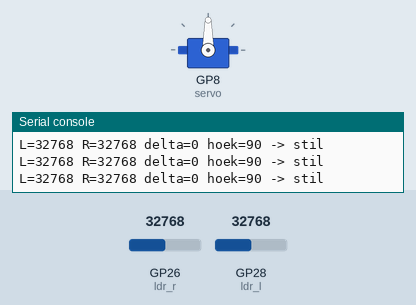
The program below on a simulated Raspberry Pi Pico running MicroPython. Parts: servo, the last lines printed to the serial console. The test bench sets the inputs (shaded band); at power-on: GP26 (ldr_r) = 32768, GP28 (ldr_l) = 32768 (analog values on the 0–65535 scale). Servo angles are drawn from the pulse width (0.5 ms = 0°, 2.5 ms = 180°).

Above: at 1.6 s.
1.7 s: GP26 (ldr_r) set to 34176
At 2.11 s:
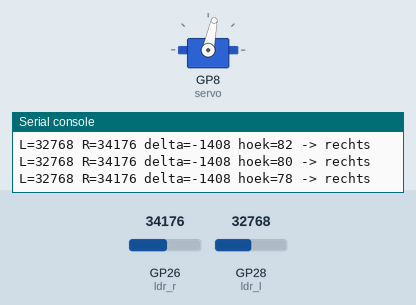
At 2.92 s:
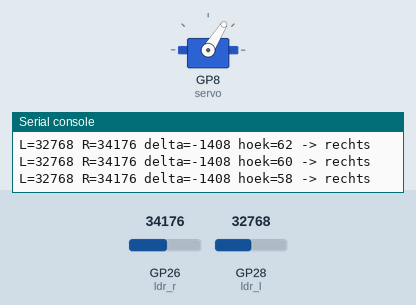
4.7 s: GP28 (ldr_l) set to 35328
At 4.7 s:
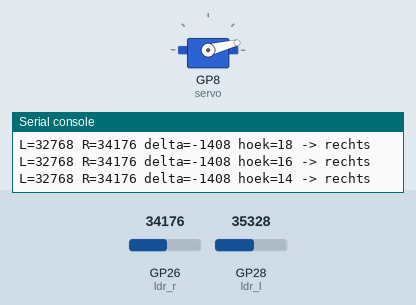
7.7 s: GP28 (ldr_l) set to 32767
10.7 s: GP28 (ldr_l) set to 45874
13.7 s: GP26 (ldr_r) set to 44992
16.7 s: GP26 (ldr_r) set to 45984
At 16.7 s:
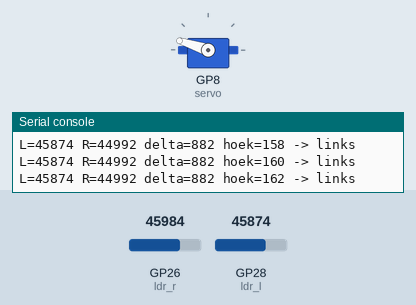
Timing chart, 0 to 19.2 s (numbered marks = the images above; inputs shaded):
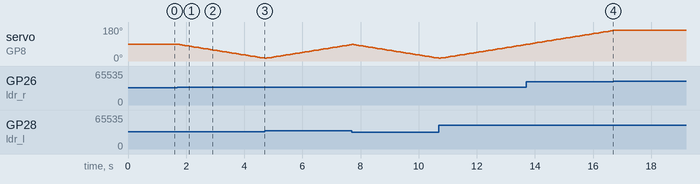

The program:

main.py
```python
"""Solar tracker — twee LDR's, servo draait naar de lichtste kant.

Beide LDR's worden via ADC uitgelezen. Bij een groter verschil dan de
drempel beweegt de servo één stap naar de lichtste kant. Onder de drempel
blijft hij staan (hysterese voorkomt jitter).
"""

import time
from machine import Pin, PWM, ADC


LDR_LINKS_PIN = 28
LDR_RECHTS_PIN = 26  # gedeeld met weerstation (experiment 01)
SERVO_PIN = 8
DREMPEL = 300
STAP_GRADEN = 2
INTERVAL_MS = 80
HOEK_MIN = 10
HOEK_MAX = 170
START_HOEK = 90


class Servo:
    """Eenvoudige SG90-servo via PWM."""

    def __init__(self, pin, freq=50):
        self.pwm = PWM(Pin(pin), freq=freq)
        self.hoek = None

    def _duty(self, hoek):
        us = 500 + (hoek / 180) * 2000
        return int(us * 65535 / 20000)

    def zet(self, hoek):
        hoek = max(0, min(180, hoek))
        self.pwm.duty_u16(self._duty(hoek))
        self.hoek = hoek


def lees_gemiddeld(adc, aantal=8):
    """Gemiddelde over N samples om ruis te dempen."""
    return sum(adc.read_u16() for _ in range(aantal)) // aantal


def kalibreer(ldr_l, ldr_r, n=20):
    """Meet het nulpuntverschil tussen beide LDR's bij gelijke belichting."""
    offset = sum(lees_gemiddeld(ldr_l) - lees_gemiddeld(ldr_r) for _ in range(n)) // n
    print("Kalibratie klaar. Offset:", offset)
    return offset


def main():
    ldr_l = ADC(Pin(LDR_LINKS_PIN))
    ldr_r = ADC(Pin(LDR_RECHTS_PIN))
    servo = Servo(SERVO_PIN)
    servo.zet(START_HOEK)
    time.sleep_ms(400)

    print("Kalibreren... zorg voor gelijke belichting op beide LDR's")
    offset = kalibreer(ldr_l, ldr_r)

    print("Solar tracker gestart. Drempel:", DREMPEL)
    while True:
        links = lees_gemiddeld(ldr_l)
        rechts = lees_gemiddeld(ldr_r)
        verschil = (links - rechts) - offset

        if abs(verschil) > DREMPEL:
            doel = servo.hoek + (STAP_GRADEN if verschil > 0 else -STAP_GRADEN)
            doel = max(HOEK_MIN, min(HOEK_MAX, doel))
            servo.zet(doel)
            actie = "links" if verschil > 0 else "rechts"
        else:
            actie = "stil"

        print(
            "L={} R={} delta={} hoek={} -> {}".format(
                links, rechts, verschil, servo.hoek, actie
            )
        )
        time.sleep_ms(INTERVAL_MS)


main()
```

Measured:
- the behaviour switches between 33056 and 33072 on GP26 (ldr_r) (found by bisection; images 0 and 1)
- the behaviour switches between 34464 and 34480 on GP28 (ldr_l) (found by bisection; images 2 and 3)
- the behaviour switches between 45568 and 45584 on GP26 (ldr_r) (found by bisection; images 3 and 4)
- after the input at 1.7 s, servo on GP8 (servo): moves from 90° to 14° over 3.0 s, starting at once
- after the input at 16.7 s, servo on GP8 (servo): stays 162° (without the input it goes to 164° after 0.06 s)
